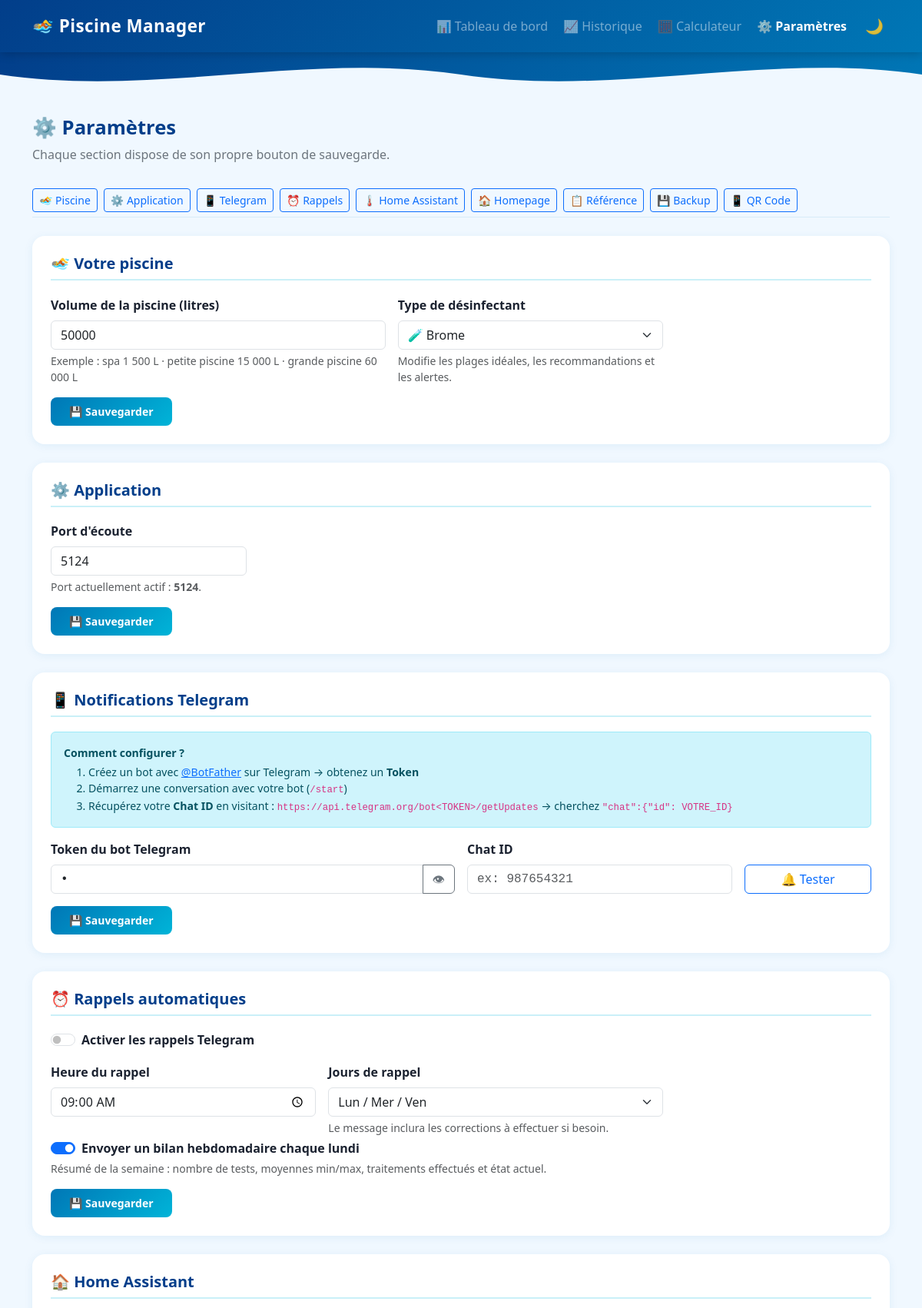
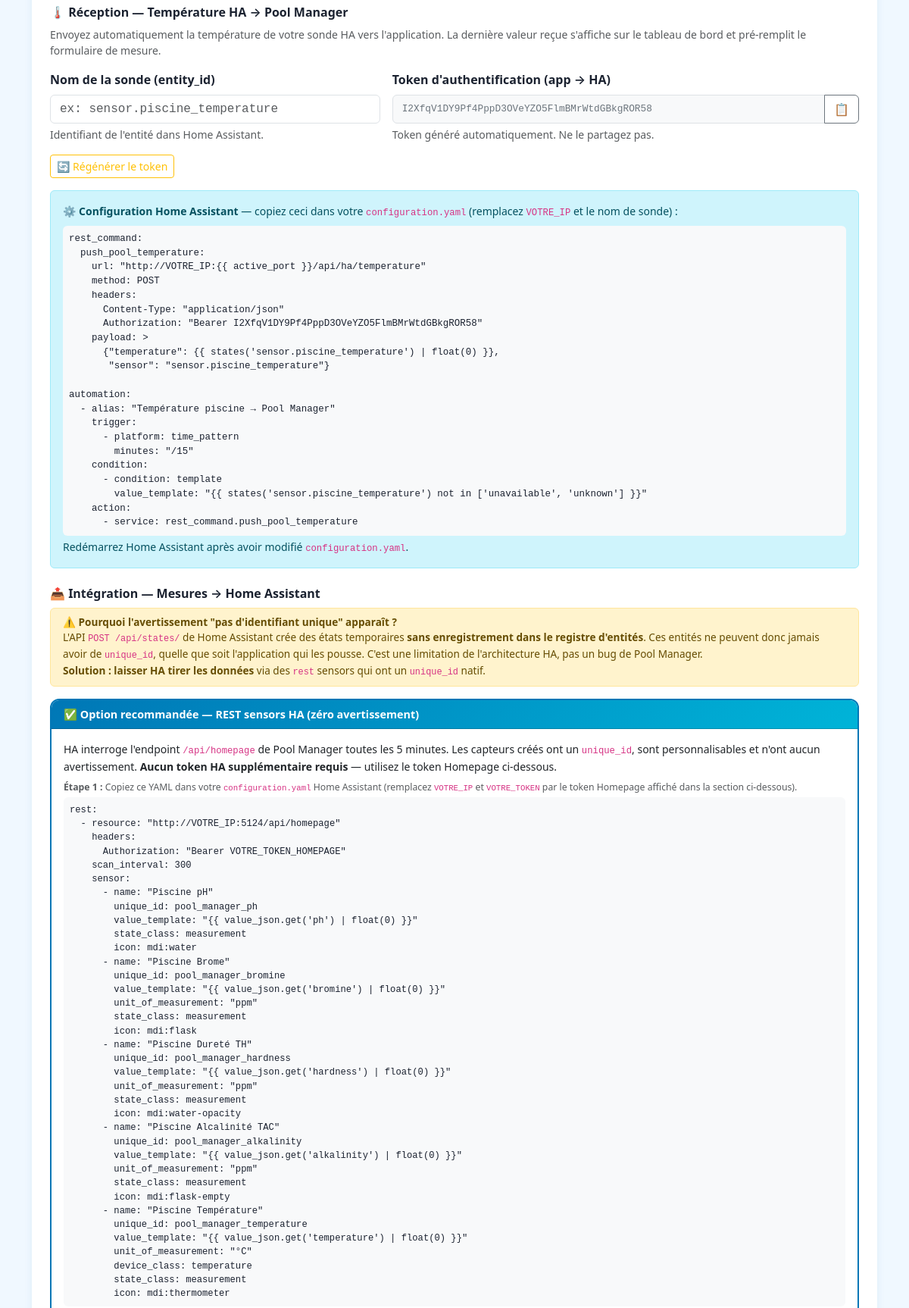
The page /settings (upper part) on the database its author committed (2 pictures, top to bottom).
### tables this page shows
CREATE TABLE settings (
            key   TEXT PRIMARY KEY,
            value TEXT NOT NULL DEFAULT ''
        );

### app.py (the view, shortened to what this page needs)
@app.route('/settings', methods=['GET', 'POST'])
def settings_page():
    s_dict    = get_settings()
    pool_type = s_dict.get('pool_type', 'brome')
    return render_template('settings.html',
        settings=s_dict,
        active_port=_active_port,
        configured_port=_get_env_port(),
        ideal=get_ideal_ranges(pool_type),
    )

### templates/settings.html (shortened to what this page needs)
{% extends "base.html" %}
{% block content %}
<div class="page-header">
  <h1>⚙️ Paramètres</h1>
  <p>Chaque section dispose de son propre bouton de sauvegarde.</p>
</div>
<div class="settings-anchornav mb-4">
  <div class="d-flex flex-wrap gap-2">
    <a href="#piscine"   class="btn btn-sm btn-outline-primary">🏊 Piscine</a>
    <a href="#serveur"   class="btn btn-sm btn-outline-primary">⚙️ Application</a>
    <a href="#telegram"  class="btn btn-sm btn-outline-primary">📱 Telegram</a>
    <a href="#rappels"   class="btn btn-sm btn-outline-primary">⏰ Rappels</a>
    <a href="#ha"        class="btn btn-sm btn-outline-primary">🌡️ Home Assistant</a>
    <a href="#homepage"  class="btn btn-sm btn-outline-primary">🏠 Homepage</a>
    <a href="#reference" class="btn btn-sm btn-outline-primary">📋 Référence</a>
    <a href="#backup"    class="btn btn-sm btn-outline-primary">💾 Backup</a>
    <a href="#qr"        class="btn btn-sm btn-outline-primary">📱 QR Code</a>
  </div>
</div>
<form action="{{ url_for('settings_page') }}" method="post" id="form-piscine">
  <div class="settings-section" id="piscine">
    <h5>🏊 Votre piscine</h5>
    <div class="row g-3">
      <div class="col-md-5">
        <label class="form-label fw-semibold">Volume de la piscine (litres)</label>
        <input type="number" class="form-control" name="pool_volume"
               value="{{ settings.pool_volume or '50000' }}"
               min="100" step="1" required>
        <div class="form-text">
          Exemple : spa 1 500 L · petite piscine 15 000 L · grande piscine 60 000 L
        </div>
      </div>
      <div class="col-md-4">
        <label class="form-label fw-semibold">Type de désinfectant</label>
        <select class="form-select" name="pool_type">
          <option value="brome"  {% if settings.pool_type != 'chlore' %}selected{% endif %}>🧪 Brome</option>
        </select>
        <div class="form-text">Modifie les plages idéales, les recommandations et les alertes.</div>
      </div>
    </div>
    <div class="mt-3">
      <button type="submit" class="btn btn-pool btn-sm px-4">💾 Sauvegarder</button>
    </div>
  </div>
</form>
<form action="{{ url_for('settings_page') }}" method="post" id="form-serveur">
  <div class="settings-section" id="serveur">
    <h5>⚙️ Application</h5>
    <div class="row g-3">
      <div class="col-md-3">
        <label class="form-label fw-semibold">Port d'écoute</label>
        <input type="number" class="form-control" name="app_port"
               value="{{ configured_port }}" min="1024" max="65535" step="1" required>
        <div class="form-text">
          Port actuellement actif : <strong>{{ active_port }}</strong>.
        </div>
      </div>
    </div>
    <div class="mt-3">
      <button type="submit" class="btn btn-pool btn-sm px-4">💾 Sauvegarder</button>
    </div>
  </div>
</form>
<form action="{{ url_for('settings_page') }}" method="post" id="form-telegram">
  <div class="settings-section" id="telegram">
    <h5>📱 Notifications Telegram</h5>
    <div class="alert alert-info" style="font-size:0.88rem;">
      <strong>Comment configurer ?</strong>
      <ol class="mb-0 mt-1">
        <li>Créez un bot avec <a href="https://t.me/BotFather" target="_blank">@BotFather</a> sur Telegram → obtenez un <strong>Token</strong></li>
        <li>Démarrez une conversation avec votre bot (<code>/start</code>)</li>
        <li>Récupérez votre <strong>Chat ID</strong> en visitant :
            <code>https://api.telegram.org/bot&lt;TOKEN&gt;/getUpdates</code>
            → cherchez <code>"chat":{"id": VOTRE_ID}</code></li>
      </ol>
    </div>
    <div class="row g-3 mb-3">
      <div class="col-md-6">
        <label class="form-label fw-semibold">Token du bot Telegram</label>
        <div class="input-group">
          <input type="password" class="form-control font-monospace" name="telegram_token"
                 id="telegram-token-input"
                 value="{{ settings.telegram_token or '' }}"
                 placeholder="123456789:ABCDEFGHIJKLMNabcdefghijklmn"
                 autocomplete="new-password">
          <button type="button" class="btn btn-outline-secondary" id="btn-show-tg-token"
                  title="Afficher / masquer le token">👁</button>
        </div>
      </div>
      <div class="col-md-4">
        <label class="form-label fw-semibold">Chat ID</label>
        <input type="text" class="form-control font-monospace" name="telegram_chat_id"
               value="{{ settings.telegram_chat_id or '' }}"
               placeholder="ex: 987654321">
      </div>
      <div class="col-md-2 d-flex align-items-end">
        <button type="button" class="btn btn-outline-primary w-100" id="btn-test-telegram">
          🔔 Tester
        </button>
      </div>
    </div>
    <div>
      <button type="submit" class="btn btn-pool btn-sm px-4">💾 Sauvegarder</button>
    </div>
  </div>
</form>
<form action="{{ url_for('settings_page') }}" method="post" id="form-rappels">
  <div class="settings-section" id="rappels">
    <h5>⏰ Rappels automatiques</h5>
    <div class="row g-3">
      <div class="col-12">
        <div class="form-check form-switch">
          <input class="form-check-input" type="checkbox" role="switch"
                 name="reminder_enabled" id="reminderEnabled"
                 {% if settings.reminder_enabled == 'true' %}checked{% endif %}>
          <label class="form-check-label fw-semibold" for="reminderEnabled">
            Activer les rappels Telegram
          </label>
        </div>
      </div>
      <div class="col-md-4">
        <label class="form-label fw-semibold">Heure du rappel</label>
        <input type="time" class="form-control" name="reminder_time"
               value="{{ settings.reminder_time or '09:00' }}">
      </div>
      <div class="col-md-5">
        <label class="form-label fw-semibold">Jours de rappel</label>
        <select class="form-select" name="reminder_days">
          <option value="mon,wed,fri"      {% if settings.reminder_days == 'mon,wed,fri' or not settings.reminder_days %}selected{% endif %}>Lun / Mer / Ven</option>
        </select>
        <div class="form-text">Le message inclura les corrections à effectuer si besoin.</div>
      </div>
      <div class="col-12 mt-1">
        <div class="form-check form-switch">
          <input class="form-check-input" type="checkbox" role="switch"
                 name="reminder_weekly" id="reminderWeekly"
                 {% if settings.reminder_weekly == 'true' %}checked{% endif %}>
          <label class="form-check-label fw-semibold" for="reminderWeekly">
            Envoyer un bilan hebdomadaire chaque lundi
          </label>
        </div>
        <div class="form-text">Résumé de la semaine : nombre de tests, moyennes min/max, traitements effectués et état actuel.</div>
      </div>
    </div>
    <div class="mt-3">
      <button type="submit" class="btn btn-pool btn-sm px-4">💾 Sauvegarder</button>
    </div>
  </div>
</form>
<form action="{{ url_for('settings_page') }}" method="post" id="form-ha">
  <div class="settings-section" id="ha">
    <h5>🏠 Home Assistant</h5>
    <h6 class="fw-semibold mt-3 mb-2">🌡️ Réception — Température HA → Pool Manager</h6>
    <p class="text-muted small mb-3">
      Envoyez automatiquement la température de votre sonde HA vers l'application.
      La dernière valeur reçue s'affiche sur le tableau de bord et pré-remplit le formulaire de mesure.
    </p>
    <div class="row g-3 mb-3">
      <div class="col-md-5">
        <label class="form-label fw-semibold">Nom de la sonde (entity_id)</label>
        <input type="text" class="form-control font-monospace" name="ha_sensor_name"
               value="{{ settings.ha_sensor_name or '' }}"
               placeholder="ex: sensor.piscine_temperature">
        <div class="form-text">Identifiant de l'entité dans Home Assistant.</div>
      </div>
      <div class="col-md-7">
        <label class="form-label fw-semibold">Token d'authentification (app → HA)</label>
        <div class="input-group">
          <input type="text" class="form-control font-monospace input-readonly" id="ha-token-display"
                 value="{{ settings.ha_token or '' }}" readonly
                 style="font-size:0.8rem;">
          <button type="button" class="btn btn-outline-secondary" id="btn-copy-token" title="Copier">📋</button>
        </div>
        <div class="form-text">
          Token généré automatiquement. Ne le partagez pas.
        </div>
      </div>
      <div class="col-12">
        <button type="button" class="btn btn-sm btn-outline-warning btn-regen-token"
                data-url="{{ url_for('regenerate_ha_token') }}"
                data-msg="Régénérer le token ? Vous devrez mettre à jour votre configuration Home Assistant.">
          🔄 Régénérer le token
        </button>
      </div>
    </div>
    <div class="alert alert-info mb-4" style="font-size:0.875rem;">
      <strong>⚙️ Configuration Home Assistant</strong> — copiez ceci dans votre
      <code>configuration.yaml</code> (remplacez <code>VOTRE_IP</code> et le nom de sonde) :
      <pre class="mt-2 mb-1 p-2 rounded code-block" style="font-size:0.78rem; overflow-x:auto;">{% raw %}rest_command:
  push_pool_temperature:
    url: "http://VOTRE_IP:{{ active_port }}/api/ha/temperature"
    method: POST
    headers:
      Content-Type: "application/json"
      Authorization: "Bearer {% endraw %}{{ settings.ha_token or 'VOTRE_TOKEN' }}{% raw %}"
    payload: >
      {"temperature": {{ states('{% endraw %}{{ settings.ha_sensor_name or 'sensor.piscine_temperature' }}{% raw %}') | float(0) }},
       "sensor": "{% endraw %}{{ settings.ha_sensor_name or 'sensor.piscine_temperature' }}{% raw %}"}
automation:
  - alias: "Température piscine → Pool Manager"
    trigger:
      - platform: time_pattern
        minutes: "/15"
    condition:
      - condition: template
        value_template: "{{ states('{% endraw %}{{ settings.ha_sensor_name or 'sensor.piscine_temperature' }}{% raw %}') not in ['unavailable', 'unknown'] }}"
    action:
      - service: rest_command.push_pool_temperature{% endraw %}</pre>
      Redémarrez Home Assistant après avoir modifié <code>configuration.yaml</code>.
    </div>
    <h6 class="fw-semibold mt-2 mb-2">📤 Intégration — Mesures → Home Assistant</h6>
    <div class="alert alert-warning mb-3 py-2" style="font-size:0.85rem;">
      <strong>⚠️ Pourquoi l'avertissement "pas d'identifiant unique" apparaît ?</strong><br>
      L'API <code>POST /api/states/</code> de Home Assistant crée des états temporaires
      <strong>sans enregistrement dans le registre d'entités</strong>. Ces entités ne peuvent
      donc jamais avoir de <code>unique_id</code>, quelle que soit l'application qui les pousse.
      C'est une limitation de l'architecture HA, pas un bug de Pool Manager.<br>
      <strong>Solution : laisser HA tirer les données</strong> via des <code>rest</code> sensors
      qui ont un <code>unique_id</code> natif.
    </div>
    <div class="card mb-3" style="border:2px solid var(--blue-mid); border-radius:12px; overflow:hidden;">
      <div class="card-header fw-bold" style="background:linear-gradient(135deg,var(--blue-mid),var(--blue-light)); color:#fff; font-size:0.9rem;">
        ✅ Option recommandée — REST sensors HA (zéro avertissement)
      </div>
      <div class="card-body p-3" style="font-size:0.875rem;">
        <p class="mb-2">
          HA interroge l'endpoint <code>/api/homepage</code> de Pool Manager toutes les 5 minutes.
          Les capteurs créés ont un <code>unique_id</code>, sont personnalisables et n'ont aucun avertissement.
          <strong>Aucun token HA supplémentaire requis</strong> — utilisez le token Homepage ci-dessous.
        </p>
        <p class="mb-1 text-muted small">
          <strong>Étape 1 :</strong> Copiez ce YAML dans votre <code>configuration.yaml</code> Home Assistant
          (remplacez <code>VOTRE_IP</code> et <code>VOTRE_TOKEN</code> par le token Homepage affiché dans la section ci-dessous).
        </p>
        <pre class="mt-1 mb-2 p-2 rounded code-block" id="ha-rest-yaml"
             style="font-size:0.76rem; overflow-x:auto; user-select:all;">rest:
  - resource: "http://VOTRE_IP:{{ active_port }}/api/homepage"
    headers:
      Authorization: "Bearer VOTRE_TOKEN_HOMEPAGE"
    scan_interval: 300
    sensor:
      - name: "Piscine pH"
        unique_id: pool_manager_ph
        value_template: "{% raw %}{{ value_json.get('ph') | float(0) }}{% endraw %}"
        state_class: measurement
        icon: mdi:water
      - name: "Piscine Brome"
        unique_id: pool_manager_bromine
        value_template: "{% raw %}{{ value_json.get('bromine') | float(0) }}{% endraw %}"
        unit_of_measurement: "ppm"
        state_class: measurement
        icon: mdi:flask
      - name: "Piscine Dureté TH"
        unique_id: pool_manager_hardness
        value_template: "{% raw %}{{ value_json.get('hardness') | float(0) }}{% endraw %}"
        unit_of_measurement: "ppm"
        state_class: measurement
        icon: mdi:water-opacity
      - name: "Piscine Alcalinité TAC"
        unique_id: pool_manager_alkalinity
        value_template: "{% raw %}{{ value_json.get('alkalinity') | float(0) }}{% endraw %}"
        unit_of_measurement: "ppm"
        state_class: measurement
        icon: mdi:flask-empty
      - name: "Piscine Température"
        unique_id: pool_manager_temperature
        value_template: "{% raw %}{{ value_json.get('temperature') | float(0) }}{% endraw %}"
        unit_of_measurement: "°C"
        device_class: temperature
        state_class: measurement
        icon: mdi:thermometer</pre>
      </div>
    </div>
  </div>
</form>
{% endblock %}

### rows shown on the page
settings: pool_volume "50000"
settings: reminder_time "09:00"
settings: reminder_days "Lun / Mer / Ven"
settings: value "☑"
settings: value "I2XfqV1DY9Pf4PppD3OVeYZO5FlmBMrWtdGBkgROR58"

### other values the page prints
{{ active_port }} "5124"
{{ settings.ha_sensor_name or 'sensor.piscine_temperature' }} "sensor.piscine_temperature"
